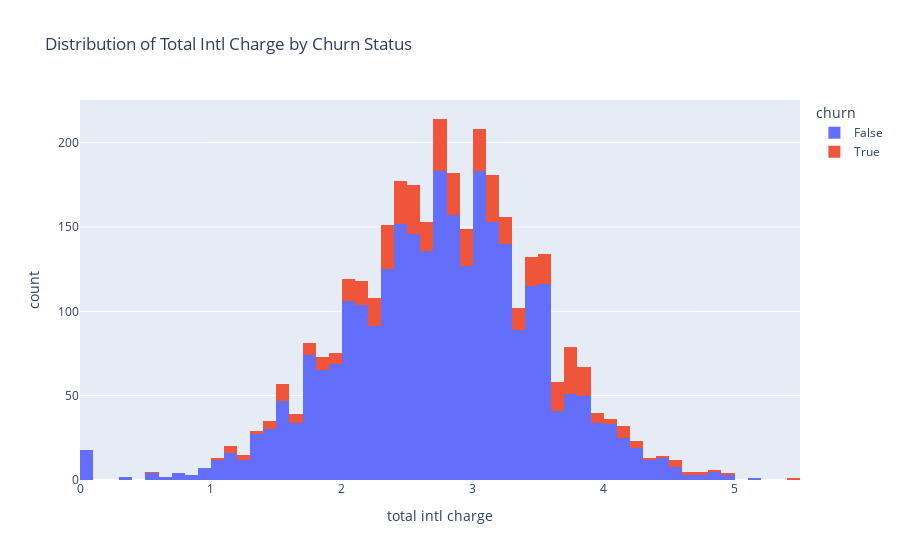

Notebook source saved alongside this figure:
### Code cell
# distribution of variables verse vi churn
fig = px.histogram(data, x="total intl charge", color="churn", 
                   title="Distribution of Total Intl Charge by Churn Status")
fig.show()

### Figure 1 — Plotly figure (JSON) as saved in the notebook; plotly's stock layout.template omitted (floating-point values rounded to 4 significant figures; data arrays with more than 128 entries replaced by an {"elided": "..."} marker saying what was removed)
{"data": [{"alignmentgroup": "True", "bingroup": "x", "hovertemplate": "churn=False<br>total intl charge=%{x}<br>count=%{y}<extra></extra>", "legendgroup": "False", "marker": {"color": "#636efa", "pattern": {"shape": ""}}, "name": "False", "offsetgroup": "False", "orientation": "v", "showlegend": true, "type": "histogram", "x": {"elided": "2850 float values"}, "xaxis": "x", "yaxis": "y"}, {"alignmentgroup": "True", "bingroup": "x", "hovertemplate": "churn=True<br>total intl charge=%{x}<br>count=%{y}<extra></extra>", "legendgroup": "True", "marker": {"color": "#EF553B", "pattern": {"shape": ""}}, "name": "True", "offsetgroup": "True", "orientation": "v", "showlegend": true, "type": "histogram", "x": {"elided": "483 float values"}, "xaxis": "x", "yaxis": "y"}], "layout": {"barmode": "relative", "legend": {"title": {"text": "churn"}, "tracegroupgap": 0}, "title": {"text": "Distribution of Total Intl Charge by Churn Status"}, "xaxis": {"anchor": "y", "domain": [0, 1], "title": {"text": "total intl charge"}}, "yaxis": {"anchor": "x", "domain": [0, 1], "title": {"text": "count"}}}}
